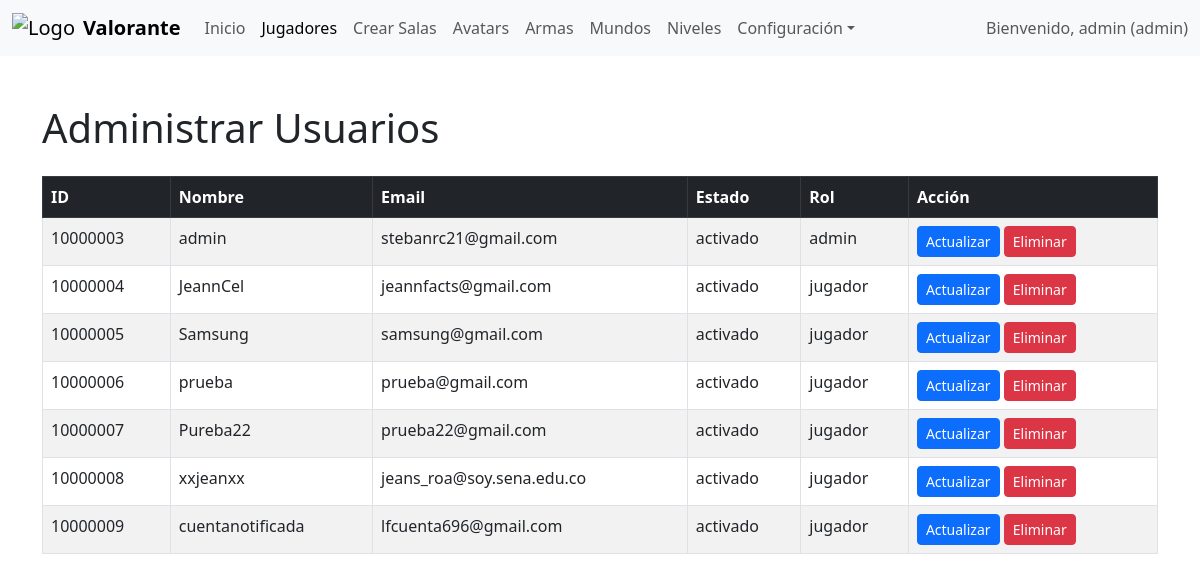
/admin/jugadores/jugadores.php (signed in), run on the app's committed database.
### tables this page shows
CREATE TABLE `usuarios` (
  `doc` int(11) NOT NULL,
  `nom_usu` varchar(255) NOT NULL,
  `contra` varchar(255) NOT NULL,
  `email` varchar(255) NOT NULL,
  `id_avatar` int(11) NOT NULL,
  `id_rol` int(11) NOT NULL,
  `id_estado` int(11) NOT NULL,
  `ultima_sesion` timestamp NOT NULL DEFAULT current_timestamp(),
  `create_at` timestamp NOT NULL DEFAULT current_timestamp(),
  `update_at` timestamp NOT NULL DEFAULT current_timestamp() ON UPDATE current_timestamp()
);

CREATE TABLE `roles` (
  `id_rol` int(11) NOT NULL,
  `nom_rol` varchar(255) NOT NULL
);

CREATE TABLE `estados` (
  `id_estado` int(11) NOT NULL,
  `nom_estado` varchar(255) NOT NULL
);

### include/consultas.php (called while the page is built, shortened)
<?php
function obtenerUsuarios() {
    return "SELECT * FROM usuarios LEFT JOIN estados ON usuarios.id_estado = estados.id_estado
    LEFT JOIN roles ON usuarios.id_rol = roles.id_rol";
}
?>

### admin/jugadores/jugadores.php (the view, shortened to what this page needs)
<?php
require_once('../header.php');
?>
<body>
    <div class="container mt-5">
        <h1 class="mb-4">Administrar Usuarios</h1>
        <table class="table table-striped table-bordered">
            <thead class="table-dark">
                <tr>
                    <th>ID</th>
                    <th>Nombre</th>
                    <th>Email</th>
                    <th>Estado</th>
                    <th>Rol</th>
                    <th>Acción</th>
                </tr>
            </thead>
            <tbody>
                <?php
                try {
                    $sql = $con->prepare(obtenerUsuarios());
                    $sql->execute();
                    $filas = $sql->fetchAll(PDO::FETCH_ASSOC);
                    foreach ($filas as $detalle) {
                ?>
                    <tr>
                        <td><?php echo $detalle['doc']; ?></td>
                        <td><?php echo $detalle['nom_usu']; ?></td>
                        <td><?php echo $detalle['email']; ?></td>
                        <td><?php echo $detalle['nom_estado']; ?></td>
                        <td><?php echo $detalle['nom_rol']; ?></td>
                        <td>
                            <button class="btn btn-primary btn-sm" data-bs-toggle="modal" data-bs-target="#modalActualizar"
                                    onclick="cargarDatosModal('<?php echo $detalle['doc']; ?>',
                                                              '<?php echo $detalle['nom_usu']; ?>',
                                                              '<?php echo $detalle['email']; ?>',
                                                              '<?php echo $detalle['id_estado']; ?>',
                                                              '<?php echo $detalle['id_rol']; ?>')"> Actualizar
                            </button>
                            <a class="btn btn-danger btn-sm" href="eliminarJugadores.php?id=<?php echo $detalle['doc']; ?>" onclick="return confirm('¿Desea eliminar el registro?')">Eliminar</a>
                        </td>
                    </tr>
                <?php
                    }
                } catch (Exception $e) {
                    echo "<tr><td colspan='8'>Error al cargar los datos: " . ($e->getMessage()) . "</td></tr>";
                }
                ?>
            </tbody>
        </table>
    </div>
</body>
</html>

### admin/header.php (shortened to what this page needs)
<?php
require_once(ROOT_PATH . '/include/consultas.php');
$conex = new Database;
$con = $conex->conectar();
$id = $_SESSION['doc'];
$sql = $con->prepare("SELECT usuarios.doc AS usuario_id, usuarios.nom_usu AS nom_usu, roles.id_rol AS rol_id, roles.nom_rol AS nom_rol, usuarios.id_estado AS id_estado FROM usuarios INNER JOIN roles ON usuarios.id_rol = roles.id_rol WHERE usuarios.doc = ? ");
$sql->execute([$id]);
$fila = $sql->fetch();
?>
<!DOCTYPE html>
<html lang="es">
<head>
    <link rel="stylesheet" href="<?php echo BASE_URL . '/css/styles.css'; ?>">
    <link href="https://cdn.jsdelivr.net/npm/bootstrap@5.3.0/dist/css/bootstrap.min.css" rel="stylesheet">
</head>
<body>
    <nav class="navbar navbar-expand-lg navbar-light bg-light">
        <div class="container-fluid">
            <a class="navbar-brand d-flex align-items-center" href="<?php echo BASE_URL . '/admin/index.php'; ?>">
                <img src="<?php echo BASE_URL . '/img/SolucionesTextilesSinFondo.png'; ?>" alt="Logo" class="img-fluid" style="max-height: 60px;">
                <span class="ms-2 fw-semibold">Valorante</span>
            </a>
            <div class="collapse navbar-collapse" id="navbarContent">
                <ul class="navbar-nav me-auto mb-2 mb-lg-0">
                    <li class="nav-item"><a class="nav-link <?php echo (basename($_SERVER['PHP_SELF']) == 'index.php') ? 'active' : ''; ?>" href="<?php echo BASE_URL . '/admin/index.php'; ?>">Inicio</a></li>
                    <li class="nav-item"><a class="nav-link <?php echo (basename($_SERVER['PHP_SELF']) == 'jugadores.php') ? 'active' : ''; ?>" href="<?php echo BASE_URL . '/admin/jugadores/jugadores.php'; ?>">Jugadores</a></li>
                    <li class="nav-item"><a class="nav-link <?php echo (basename($_SERVER['PHP_SELF']) == 'crear_sala.php') ? 'active' : ''; ?>" href="<?php echo BASE_URL . '/admin/crear_sala.php'; ?>">Crear Salas</a></li>
                    <li class="nav-item"><a class="nav-link <?php echo (basename($_SERVER['PHP_SELF']) == 'avatars.php') ? 'active' : ''; ?>" href="<?php echo BASE_URL . '/admin/avatars.php'; ?>">Avatars</a></li>
                    <li class="nav-item"><a class="nav-link <?php echo (basename($_SERVER['PHP_SELF']) == 'armas.php') ? 'active' : ''; ?>" href="<?php echo BASE_URL . '/admin/armas.php'; ?>">Armas</a></li>
                    <li class="nav-item"><a class="nav-link <?php echo (basename($_SERVER['PHP_SELF']) == 'mundos.php') ? 'active' : ''; ?>" href="<?php echo BASE_URL . '/admin/mundos.php'; ?>">Mundos</a></li>
                    <li class="nav-item"><a class="nav-link <?php echo (basename($_SERVER['PHP_SELF']) == 'niveles.php') ? 'active' : ''; ?>" href="<?php echo BASE_URL . '/admin/niveles.php'; ?>">Niveles</a></li>
                    <li class="nav-item dropdown">
                        <a class="nav-link dropdown-toggle <?php echo (basename($_SERVER['PHP_SELF']) == 'perfil.php') ? 'active' : ''; ?>" href="#" id="menuOpciones" role="button" data-bs-toggle="dropdown" aria-expanded="false">Configuración</a>
                    </li>
                </ul>
                <span class="navbar-text">Bienvenido, <?php echo htmlspecialchars($fila['nom_usu']); ?> (<?php echo htmlspecialchars($fila['nom_rol']); ?>)</span>
            </div>
        </div>
    </nav>
</body>

### css/styles.css (style rules this page uses)
* { margin: 0; padding: 0; box-sizing: border-box; }
body, html { font-family: Arial, sans-serif; color: #fff; height: 100%; }
.btn { background-color: #0066cc; padding: 10px 20px; border: none; border-radius: 5px; font-size: 1rem; color: #fff; cursor: pointer; transition: background-color 0.3s ease; }

### data on the page
usuarios: nom_usu "admin", id_rol.nom_rol "admin", doc "10000003", email "stebanrc21@gmail.com", id_estado.nom_estado "activado"
usuarios: doc "10000004", nom_usu "JeannCel", email "jeannfacts@gmail.com", id_estado.nom_estado "activado", id_rol.nom_rol "jugador"
usuarios: doc "10000005", nom_usu "Samsung", email "samsung@gmail.com", id_estado.nom_estado "activado", id_rol.nom_rol "jugador"
usuarios: doc "10000006", nom_usu "prueba", email "prueba@gmail.com", id_estado.nom_estado "activado", id_rol.nom_rol "jugador"
usuarios: doc "10000007", nom_usu "Pureba22", email "prueba22@gmail.com", id_estado.nom_estado "activado", id_rol.nom_rol "jugador"
usuarios: doc "10000008", nom_usu "xxjeanxx", email "jeans_roa@soy.sena.edu.co", id_estado.nom_estado "activado", id_rol.nom_rol "jugador"
usuarios: doc "10000009", nom_usu "cuentanotificada", email "lfcuenta696@gmail.com", id_estado.nom_estado "activado", id_rol.nom_rol "jugador"
